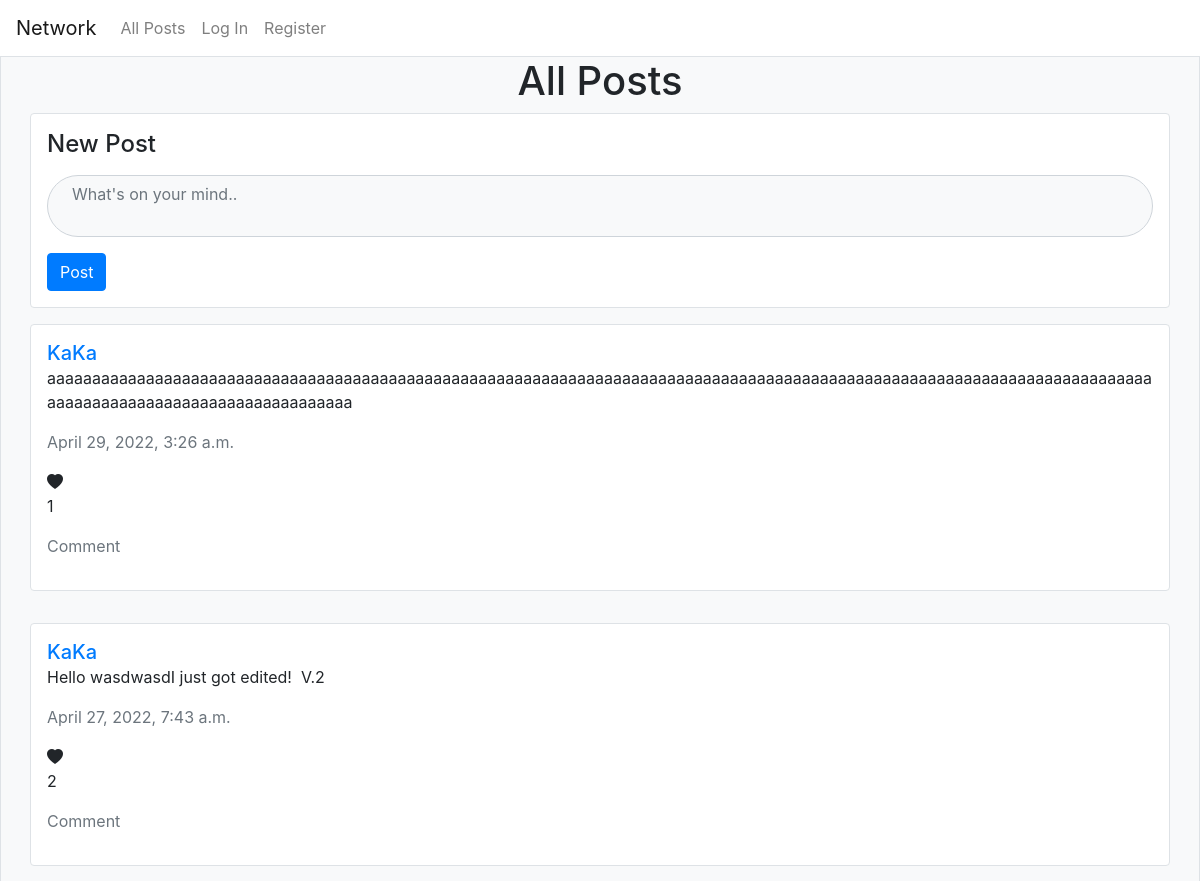
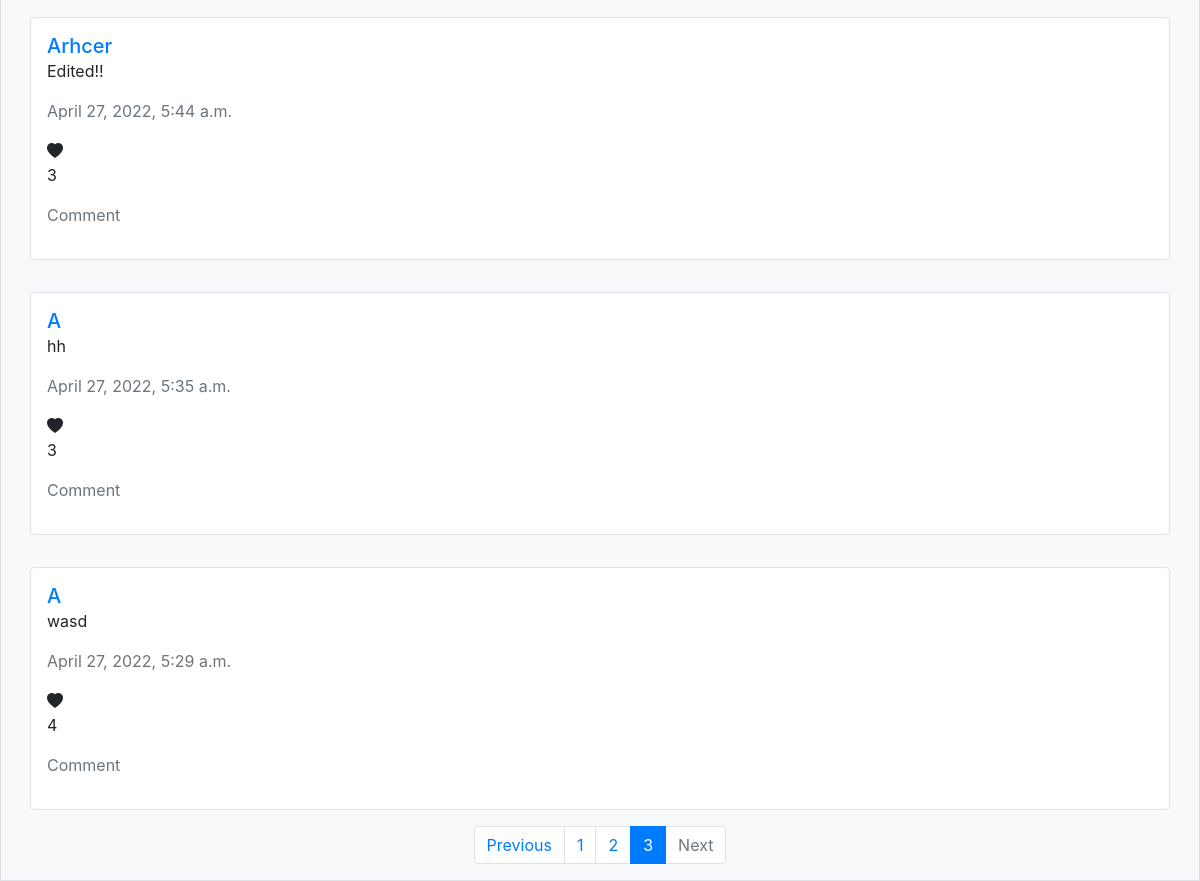
The page /?pnum=3 on the database its author committed (2 pictures, top to bottom).
### network/models.py (models this page shows, shortened)
class BaseModel(models.Model):
    content = models.TextField()
    likes = models.PositiveIntegerField(default=0)
    date_created = models.DateTimeField(auto_now_add=True)
    class Meta:
        abstract = True

class Post(BaseModel):
    author = models.ForeignKey(
        settings.AUTH_USER_MODEL, null=True, on_delete=models.SET_NULL, related_name="post")

class User(AbstractUser):
    following = models.ManyToManyField(
        "self", null=True, blank=True, symmetrical=False, related_name="follower")
    liked_post = models.ManyToManyField(
        "Post", null=True, blank=True, related_name="liked_user")
    liked_comment = models.ManyToManyField(
        "Comment", null=True, blank=True, related_name="liked_user")

### network/views.py (the view)
# urls.py: path("", views.index, name="index"),
def index(request):
    posts = Post.objects.all().order_by("-date_created")
    paginator = Paginator(posts, 10)
    page_number = request.GET.get("pnum", 1)
    page_obj = paginator.get_page(page_number)
    if request.user.is_authenticated:
        for obj in page_obj:
            obj.is_liked = request.user.liked_post.filter(pk=obj.id).exists()
    return render(request, "network/index.html", {
        "page_obj": page_obj,
        "title": "All Posts",
        "name": "index"
    })

### network/templates/network/index.html (shortened to what this page needs)
{% extends "network/layout.html" %}
{% block body %}
    <h1 class="text-left">{{ title }}</h1>
    <div class="container p-3 rounded border border-1 bg-white">
        <form action="{% url 'post' %}" method="POST">
            <label for="post-content" class="form-label h4 mb-3">New Post</label>
            <textarea id="post-content" class="form-control mb-3 px-4 rounded-pill word-break bg-light" name="content" rows="2" placeholder="What's on your mind.." class="form-control" required></textarea>
            <input type="submit" value="Post" class="btn btn-primary">
        </form>
    </div>
    {% include "network/content.html" %}
{% endblock %}

### network/templates/network/content.html (shortened to what this page needs)
{% for post in page_obj %}
    <div class="container my-3 p-3 rounded border border-1 bg-white">
        <a href="{% url 'profile' post.author.id %}" class="h5">{{ post.author.username }}</a>
        <div class="content-container" data-id="{{ post.id }}">
            <p class="content">{{ post.content }}</p>
        </div>
        <p class="date-created text-muted">{{ post.date_created }}</p>
        {% if post.is_liked %}
            <i class="like-post-btn bi bi-heart-fill" style="color: red" data-id="{{ post.id }}"></i>
        {% else %}
            <i class="like-post-btn bi bi-heart-fill" data-id="{{ post.id }}"></i>
        {% endif %}
        <p class="like-count">{{ post.likes }}</p>
        <p class="comment text-muted" data-id="{{ post.id }}">Comment</p>
    </div>
{% empty %}
    <h1>No post yet.</h1>
{% endfor %}
<nav aria-label="Page navigation">
    <ul class="pagination">
        {% if page_obj.has_previous %}
            <li class="page-item"><a class="page-link" href="?pnum={{ page_obj.previous_page_number }}">Previous</a></li>
        {% else %}
            <li class="page-item disabled"><a class="page-link" href="#">Previous</a></li>
        {% endif %}
        {% for i in page_obj.paginator.page_range %}
            {% if i <= page_obj.number|add:2 and i >= page_obj.number|add:-2 %}
                {% if i == page_obj.number %}
                    <li class="page-item active"><a class="page-link" href="?pnum={{ i }}">{{ i }}</a></li>
                {% else %}
                    <li class="page-item"><a class="page-link" href="?pnum={{ i }}">{{ i }}</a></li>
                {% endif %}
            {% endif %}
        {% endfor %}
        {% if page_obj.has_next %}
            <li class="page-item"><a class="page-link" href="?pnum={{ page_obj.next_page_number }}">Next</a></li>
        {% else %}
            <li class="page-item disabled"><a class="page-link" href="#">Next</a></li>
        {% endif %}
    </ul>
</nav>

### network/static/network/styles.css (style rules this page uses)
textarea.form-control { resize: none; }
.content { word-wrap: break-word; white-space: pre-wrap; word-break: break-word; }
.like-post-btn, .like-comment-btn, .edit-post-btn, .comment { user-select: none; cursor: pointer; }

### rows shown on the page
Post: author.username "KaKa", content "aaaaaaaaaaaaaaaaaaaaaaaaaaaaaaaaaaaaaaaaaaaaaaaaaaaaaaaaaaaaaaaaaaaaaaaaaaaaaaaaaaaaaaaaaaaaaaaaaaaaaaaaaaaaaaaaaaaaaaaaaaaaaaaaaaaaaaaaaaaaaaaaaaaaaaaaaaaaa", date_created "April 29, 2022, 3:26 a.m.", likes "1"
Post: author.username "KaKa", content "Hello wasdwasdI just got edited! V.2", date_created "April 27, 2022, 7:43 a.m.", likes "2"
Post: author.username "Arhcer", content "Edited!!", date_created "April 27, 2022, 5:44 a.m.", likes "3"
Post: author.username "A", content "hh", date_created "April 27, 2022, 5:35 a.m.", likes "3"
Post: author.username "A", content "wasd", date_created "April 27, 2022, 5:29 a.m.", likes "4"

### other values the page prints
{{ title }} "All Posts"
{{ i }} "1" "2"
{{ i }} "3"
